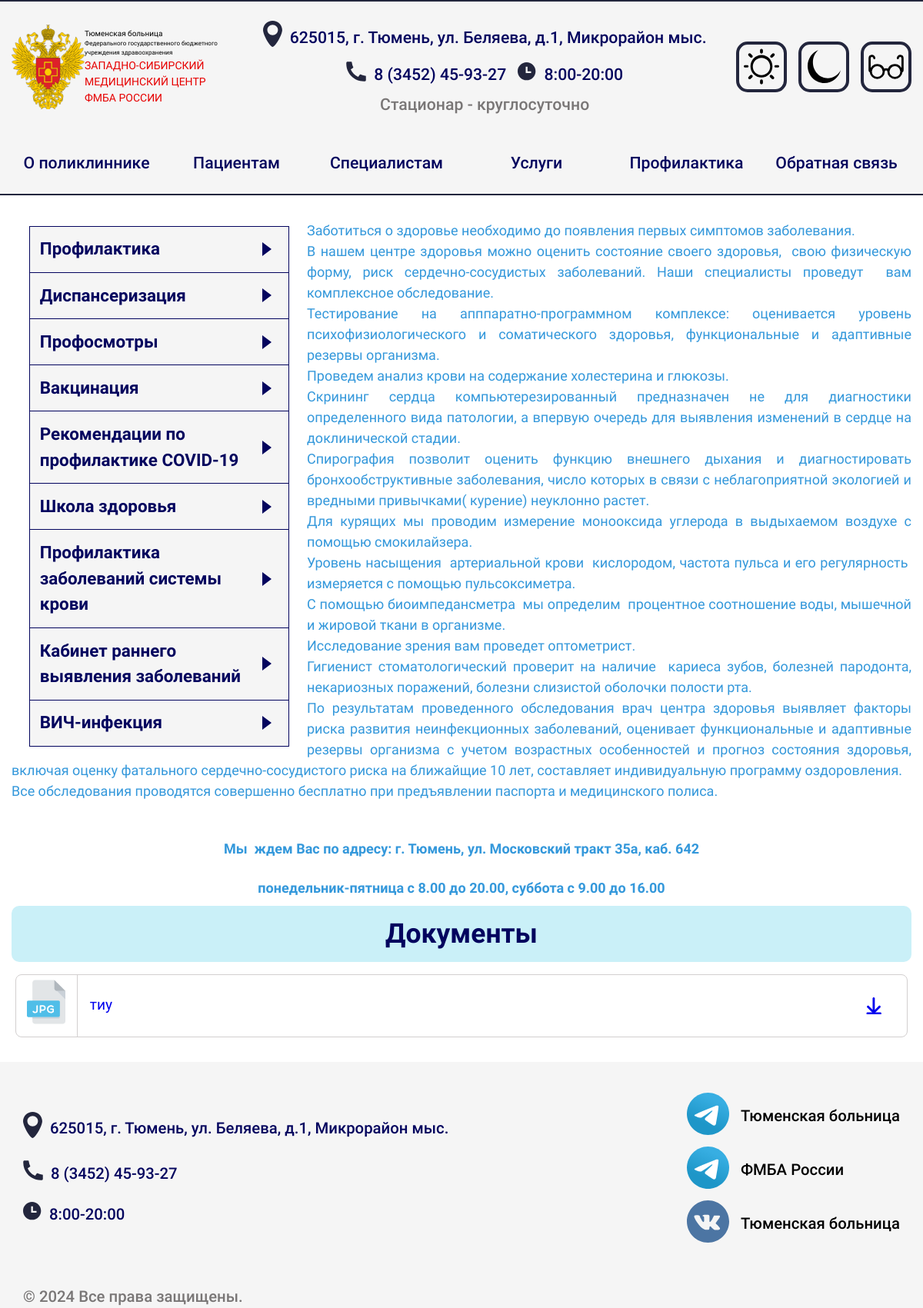
The app's page /prevention/ with its own data.
### prevention/models.py (models this page shows, shortened)
class Page(models.Model):
    PAGE_CHOICES = [
        ('prevention', 'Профилактика'),
        ('clinical_examination', 'Диспансеризация'),
        ('medical_examinations', 'Профосмотры'),
        ('vaccination', 'Вакцинация'),
        ('covid19', 'Рекомендации по профилактике COVID-19'),
        ('health_school', 'Школа здоровья'),
        ('blood_system', 'Профилактика заболеваний системы крови'),
        ('Early_office', 'Кабинет раннего выявления заболеваний'),
        ('HIV', 'ВИЧ-инфекция'),
    ]
    slug = models.CharField(
        max_length=50, unique=True, choices=PAGE_CHOICES,
        verbose_name="Страница"
    )
    title = models.CharField(max_length=200, verbose_name="Заголовок страницы")
    content = RichTextField(verbose_name="Контент", blank=True, null=True)
    updated_at = models.DateTimeField(auto_now=True, verbose_name="Обновлено")
    class Meta:
        verbose_name = "Страница"
        verbose_name_plural = "Страницы"

class UploadedFile(models.Model):
    page = models.ForeignKey(
        Page, on_delete=models.CASCADE, related_name="files",
        verbose_name="Страница"
    )
    file = models.FileField(upload_to="prevention_files/", verbose_name="Файл")
    display_name = models.CharField(
        max_length=200, verbose_name="Имя файла на сайте", blank=True
    )
    class Meta:
        verbose_name = "Файл для страницы"
        verbose_name_plural = "Файлы для страниц"

### prevention/views.py (the view)
# urls.py: path('', views.page_view, {'slug': 'prevention'}, name='prevention'),
def page_view(request, slug):
    page = get_object_or_404(Page, slug=slug)
    return render(request, 'prevention/prevention.html', {'page': page})

### prevention/templates/prevention/prevention.html (shortened to what this page needs)
{% extends 'base.html' %}
{% load static %}
{% block content %}
  <section class="hero">
    <div class="hero__wrapper container flex-row">
      <section class="services">
        <div class="services__wrapper">
          <aside class="aside">
            <nav class="aside__nav container">
              <ul class="aside__list">
                {% for option, name in page.PAGE_CHOICES %}
                  <li class="aside__item">
                    <a class="aside__link" href="{% url 'prevention_page' slug=option %}">{{ name }}</a>
                  </li>
                {% endfor %}
              </ul>
            </nav>
          </aside>
          {{ page.content|safe }}
        </div>
        {% if page.files.exists %}
          <h2 class="section__title middle center background-border">Документы</h2>
          <ul class="files__list">
            {% for file in page.files.all %}
              <li class="files__item">
                <a href="{{ file.file.url }}" target="_blank" class="file">
                  {{ file.display_name|default:file.file.name }}
                </a>
              </li>
            {% endfor %}
          </ul>
        {% endif %}
      </section>
    </div>
  </section>
{% endblock %}

### records on screen
Page: content "Заботиться о здоровье необходимо до появления первых симптомов заболевания. В нашем центре здоровья можно оценить состояние своего здоровья, свою физическую форму, риск сердечно-сосудистых заболеваний. Наши специалисты проведут вам комплексное обследование. Тестирование на апппаратно-программном комплексе: оценивается уровень психофизиологического и соматического здоровья, функциональные и адаптивные резервы организма. Проведем анализ крови на содержание холестерина и глюкозы. Скрининг сердца компьютерезированный предназначен не для диагностики определенного вида патологии, а впервую очередь для выявления изменений в сердце на доклинической стадии. Спирография позволит оценить функцию…"
UploadedFile: display_name "тиу"

### other values on screen
{{ name }} "Профилактика" "Диспансеризация" "Профосмотры" "Вакцинация" "Рекомендации по профилактике COVID-19" "Школа здоровья" "Профилактика заболеваний системы крови" "Кабинет раннего выявления заболеваний" "ВИЧ-инфекция"
